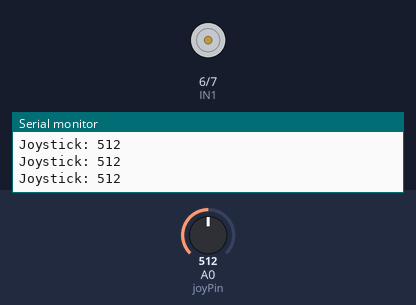
Bench run of a sketch on a simulated Arduino Uno, built with avr-gcc and run on an emulated ATmega328P. On the bench: motor-driver pin pairs drawn as motors (green arrow = first pin HIGH = forward, orange = second pin HIGH = backward, longer = more drive, scaled by the enable pin), the last lines printed to the serial monitor. Inputs (shaded band) come from the test bench; at power-on: A0 (joyPin) = 512.

Above: at 1.2 s.
1.3 s: A0 (joyPin) set to 497
At 2.2 s:
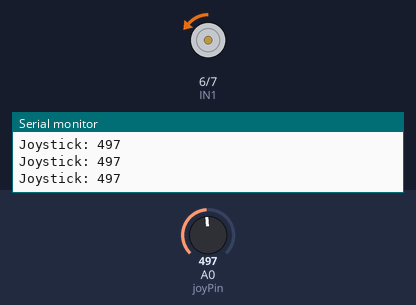
2.8 s: A0 (joyPin) set to 105
At 3.8 s:
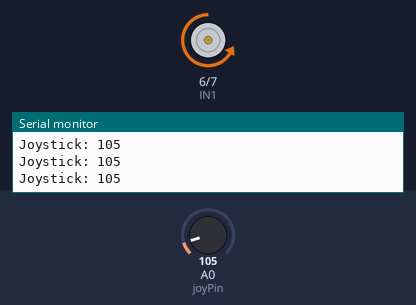
4.3 s: A0 (joyPin) set to 88
At 4.9 s:
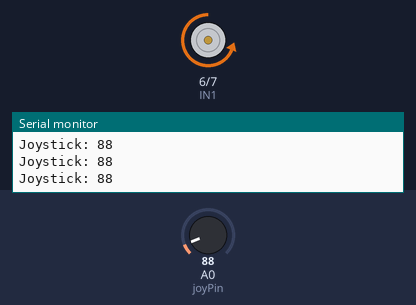
7.3 s: A0 (joyPin) set to 1023
At 8.4 s:
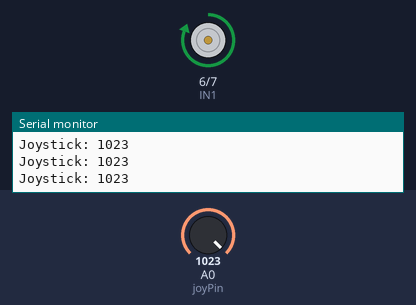
8.8 s: A0 (joyPin) set to 1010
At 9.4 s:
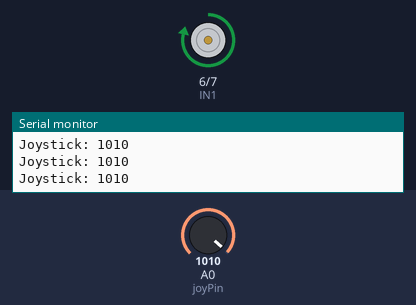
11.8 s: A0 (joyPin) set to 984
At 12.7 s:
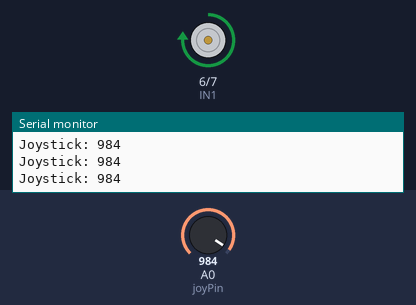
Timing chart, 0 to 14.8 s (numbered marks = the images above; inputs shaded):
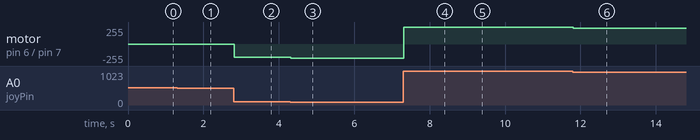

The sketch:

Joystick_Ctrl_Motor.ino
```cpp
const int ENA = 9;  // Enable Pin
const int IN1 = 6;  // Input 1 (Direction 1)
const int IN2 = 7;  // Input 2 (Direction 2)

const int joyPin = A0;

int joyVal = 0; // Value read from joystick (0-1023)
int motorSpeed = 0; // PWM output (0-255)

void setup() {
  // Set all the motor control pins to outputs
  pinMode(ENA, OUTPUT);
  pinMode(IN1, OUTPUT);
  pinMode(IN2, OUTPUT);

  // Turn off motor initially
  digitalWrite(IN1, LOW);
  digitalWrite(IN2, LOW);

  Serial.begin(9600);
}

void loop() {
  joyVal = analogRead(joyPin);

  // If joystick is moved Forward (Value > 520)
  if (joyVal > 520) {
    motorSpeed = map(joyVal, 525, 1023, 0, 255);

    digitalWrite(IN1, HIGH);
    digitalWrite(IN2, LOW);

    analogWrite(ENA, motorSpeed);
  }

  // If joystick is moved Backward (Value < 505)
  else if (joyVal < 505) {
    motorSpeed = map(joyVal, 500, 0, 0, 255);

    digitalWrite(IN1, LOW);
    digitalWrite(IN2, HIGH);

    analogWrite(ENA, motorSpeed);
  }

  // If joystick is in the middle (between 505 and 520)
  else {
    motorSpeed = 0;

    digitalWrite(IN1, LOW);
    digitalWrite(IN2, LOW);
    analogWrite(ENA, 0);
  }

  Serial.print("Joystick: ");
  Serial.println(joyVal);

  delay(10); // Small stability delay
}
```

Measured:
- after the input at 1.3 s, motor on pin 6 (IN1) / pin 7 (IN2): stopped → backward 1/255 at once
- after the input at 2.8 s, motor on pin 6 (IN1) / pin 7 (IN2): backward 1/255 → backward 201/255 at once
- after the input at 4.3 s, motor on pin 6 (IN1) / pin 7 (IN2): backward 201/255 → backward 210/255 at once
- after the input at 7.3 s, motor on pin 6 (IN1) / pin 7 (IN2): backward 210/255 → forward 255/255 at once
- after the input at 8.8 s, motor on pin 6 (IN1) / pin 7 (IN2): forward 255/255 → forward 248/255 at once
- after the input at 11.8 s, motor on pin 6 (IN1) / pin 7 (IN2): forward 248/255 → forward 235/255 at once
